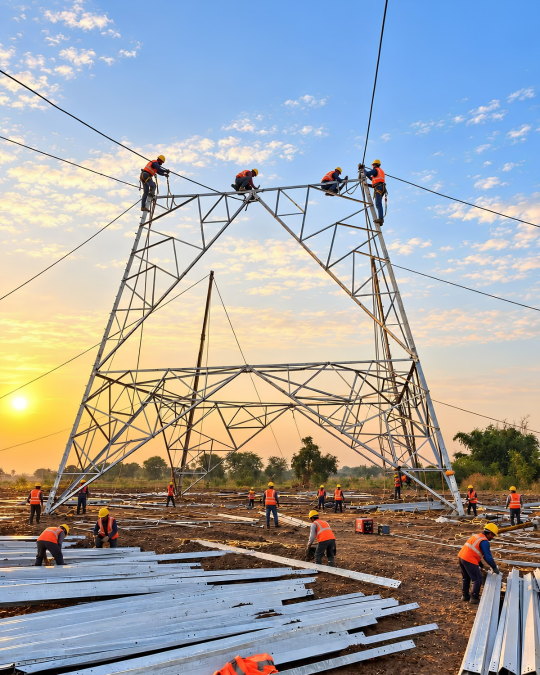
#> input picture Plantilla_Facebook_Video/assets/portada-personalizada.png, 1080 x 1350 px (shown at 1/2 size)
$ python -i generar_portada_social.py   (imports and definitions only)   (older library calls are emulated)
#> lines starting #> are read from the running program, lines starting #| are printed output that depends on the picture
#> further down, picture is the input picture: shape (1350, 1080, 3); mean B, G, R 166.6, 165.1, 163.4
# -*- coding: utf-8 -*-
"""INCORE v0.5.3 · Portada 4:5 AUTO/PERSONALIZADA para GitHub Actions."""
from __future__ import annotations

from pathlib import Path
import math
import re
import subprocess
import sys

try:
    import cv2
    from PIL import Image, ImageDraw, ImageFont, ImageFilter
except ImportError:
    sys.exit("FAIL | instalar: python -m pip install opencv-python pillow")

ROOT = Path(__file__).resolve().parent
W, H = 1080, 1350
AZUL, NARANJA, OSCURO = "#00AAFA", "#FC7C00", "#021222"


def fail(message):
    raise SystemExit(f"FAIL | {message}")


# [10 lines left out: function section, not called in this run]


def string(text, key, default=""):
    m = re.search(r"\b" + re.escape(key) + r"\s*:\s*([\"'])(.*?)\1", text)
    return m.group(2) if m else default


def number(text, key, default):
    m = re.search(r"\b" + re.escape(key) + r"\s*:\s*(-?\d+(?:\.\d+)?)", text)
    return float(m.group(1)) if m else default


def boolean(text, key, default):
    m = re.search(r"\b" + re.escape(key) + r"\s*:\s*(true|false)\b", text)
    return m.group(1) == "true" if m else default


config_path = ROOT / "config.js"
# [2 lines not run here, left out]
# [1 line that did not run here, left out]
# [1 line that did not run here, left out]
# [1 line that did not run here, left out]
# [1 line that did not run here, left out]
# [1 line that did not run here, left out]
# [1 line that did not run here, left out]
# [1 line that did not run here, left out]
# [1 line that did not run here, left out]
# [1 line that did not run here, left out]
# [1 line that did not run here, left out]
# [1 line that did not run here, left out]
# [1 line that did not run here, left out]
# [1 line that did not run here, left out]
# [1 line that did not run here, left out]
# [1 line that did not run here, left out]
# [1 line that did not run here, left out]
# [1 line that did not run here, left out]

# [4 lines not run here, left out]


# [6 lines left out: function cover_fill, not called in this run]


def quality(frame):
    gray = cv2.cvtColor(cv2.resize(frame, (320, 200)), cv2.COLOR_BGR2GRAY)
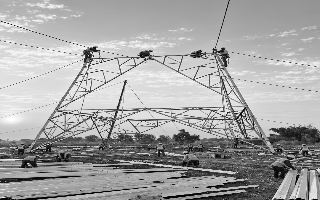
#> gray: shape (200, 320); min 0, max 255, mean 164.6
    bright = float(gray.mean())
#> bright = 164.6
    sharp = float(cv2.Laplacian(gray, cv2.CV_64F).var())
#> sharp = 11295.1
    contrast = float(gray.std())
#> contrast = 58.55
    q = min(sharp, 600) * .35 + contrast * 1.5 - abs(bright - 125) * .6
#> q = 274
    return q - 500 if not (35 < bright < 225) else q


# [238 lines left out: functions movement, generate_base, font, title_layout, draw_title, rounded_thumbnail and 3 more, not called in this run]


# [2 lines not run here, left out]

>>> import cv2
>>> picture = cv2.imread('../assets/portada-personalizada.png')
>>> result = quality(picture)
#> result = 274
